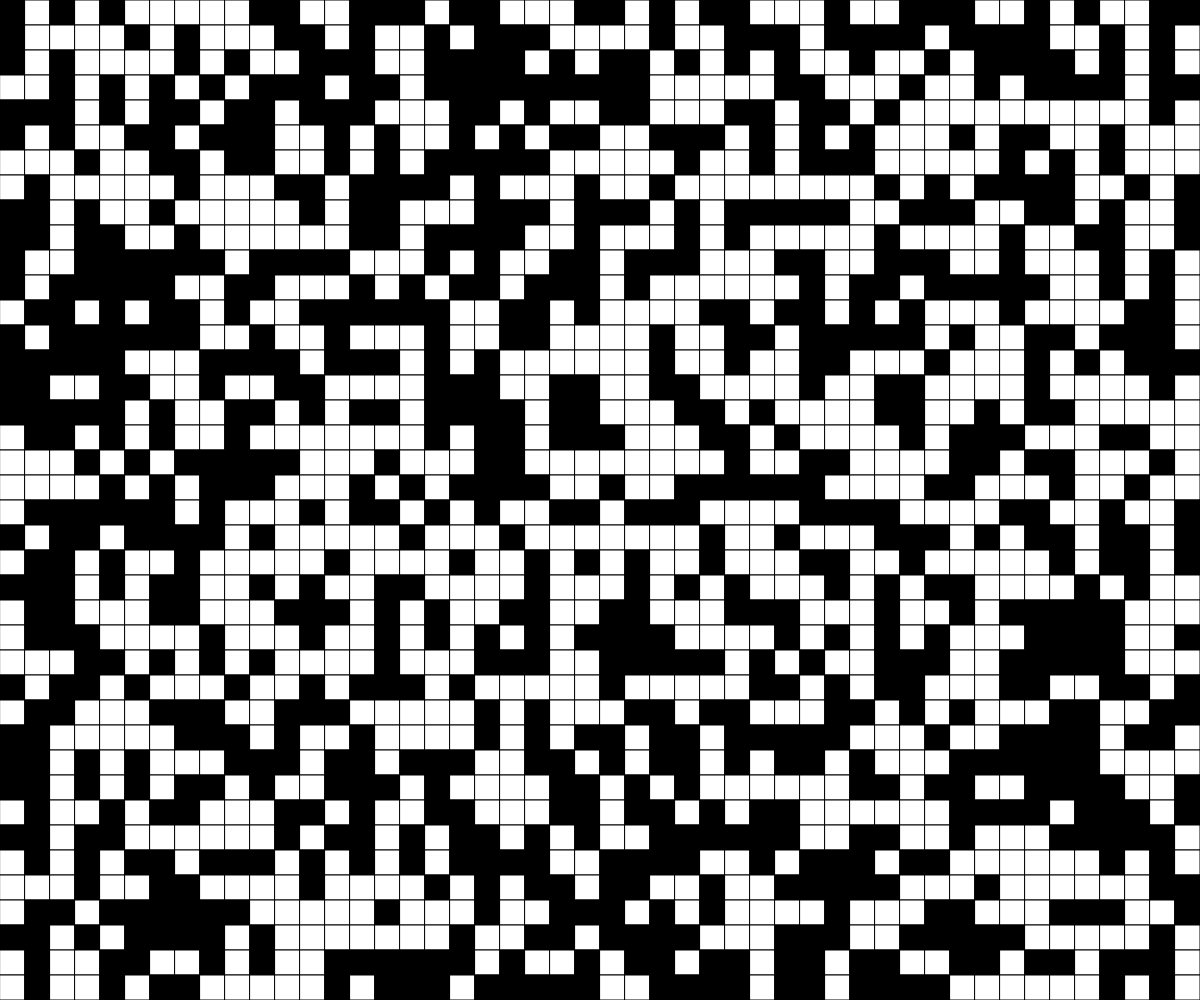
Frame 1 (no input)
Frame 60 (no input): identical to frame 1, image omitted
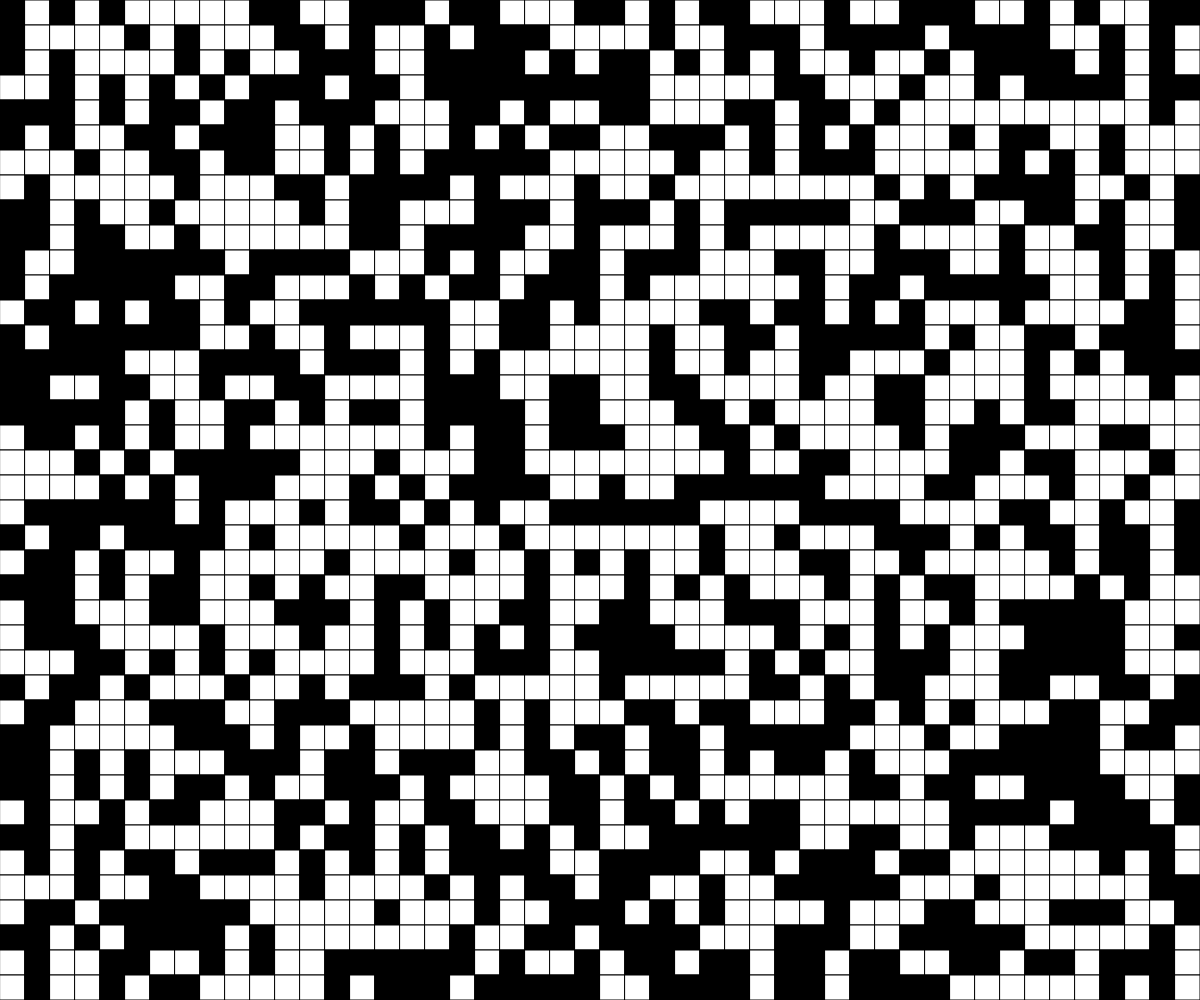
Frame 120 (the mouse pressed at the canvas centre since frame 60)

The p5.js sketch that drew these frames (run headless with seeded random() and noise() and a simulated clock; from frame 60 on, the mouse is pressed at the canvas centre):

// p5.js sketch
// ── sketch.js
// Game of Life Demo

let grid;
const CELL_SIZE = 25;
let squaresX;
let squaresY;
let autoplayIsOn = false;
const RENDER_ON_FRAME = 5;

function setup() {
  setupGrid();
}

function windowResized(){
  setupGrid();
}

function setupGrid(){
  createCanvas(windowWidth, windowHeight);
  squaresX = Math.ceil(width/CELL_SIZE);
  squaresY = Math.ceil(height/CELL_SIZE);
  grid = generateRandomGrid();
}

function keyPressed(){
  if (key === "r"){
    grid = generateRandomGrid();
  }
  else if (key === "e"){
    grid = generateGrid();
  }
  else if (key === "a"){
    autoplayIsOn = !autoplayIsOn;
  }
}

function toggleCell(x, y){
  if (x <squaresX && x>=0 && y<squaresY && y>=0){
    if (grid[y][x] === 1){
      grid[y][x] = 0;
    }
    else{
      grid[y][x] = 1;
    }
  }
}

function toggleNeighbours(x,y){
  toggleCell(x,y);
  toggleCell(x,y+1);
  toggleCell(x,y-1);
  toggleCell(x-1,y);
  toggleCell(x+1,y);
}

function generateGrid(){
  let newGrid = [];

  for (let y = 0; y < squaresY; y++){
    newGrid.push([]);
    for (let x = 0; x<squaresX; x++){
      newGrid[y].push(0);
    }
  }

  return newGrid;
}

function generateRandomGrid(){
  let newGrid = [];

  for (let y = 0; y < squaresY; y++){
    newGrid.push([]);
    for (let x = 0; x<squaresX; x++){
      let number = Math.round(random());
      newGrid[y].push(number);
    }
  }

  return newGrid;
}

function draw() {
  background(220);
  if (autoplayIsOn && frameCount % RENDER_ON_FRAME === 0){
    grid = updateGrid();
  }
  displayGrid();
}

function updateGrid(){
  let newGrid = generateGrid();

  for (let y  = 0; y<squaresY; y++){
    for (let x = 0; x<squaresX; x++){
      let neighbours = 0;

      for (let ix = -1; ix<=1; ix++){
        for (let iy = -1; iy<=1; iy++){
          if (ix + x >= 0 && ix + x < squaresX && iy + y >=0 && iy + y <squaresY){
            neighbours += grid[iy + y][ix + x];
          }
        }
      }
      neighbours -= grid[y][x];

      if (neighbours < 2){
        newGrid[y][x] = 0;
      }
      else if (neighbours <3 && grid[y][x]){
        newGrid[y][x] = 1;
      }
      else if (neighbours > 3){
        newGrid [y][x] = 0;
      }
      else{
        newGrid[y][x] = 1;
      }
    }
  }

  return newGrid;
}

function displayGrid(){
  for (let y = 0; y <squaresY; y++){
    for (let x=0; x<squaresX; x++){
      fill(255-255*grid[y][x]);
      square(x*CELL_SIZE, y*CELL_SIZE, CELL_SIZE);
    }
  }
}

function mousePressed(){
  y = Math.floor(mouseY/CELL_SIZE);
  x = Math.floor(mouseX/CELL_SIZE);
  toggleCell(x, y);
}
